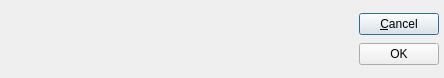
<?xml version="1.0" encoding="UTF-8"?>
<ui version="4.0">
 <comment>This file is part of the xTuple ERP: PostBooks Edition, a free and
open source Enterprise Resource Planning software suite,
Copyright (c) 1999-2019 by OpenMFG LLC, d/b/a xTuple.
It is licensed to you under the Common Public Attribution License
version 1.0, the full text of which (including xTuple-specific Exhibits)
is available at www.xtuple.com/CPAL.  By using this software, you agree
to be bound by its terms.</comment>
 <class>XClusterInputDialog</class>
 <widget class="QDialog" name="XClusterInputDialog">
  <property name="geometry">
   <rect>
    <x>0</x>
    <y>0</y>
    <width>444</width>
    <height>78</height>
   </rect>
  </property>
  <layout class="QVBoxLayout">
   <property name="spacing">
    <number>0</number>
   </property>
   <property name="leftMargin">
    <number>5</number>
   </property>
   <property name="topMargin">
    <number>5</number>
   </property>
   <property name="rightMargin">
    <number>5</number>
   </property>
   <property name="bottomMargin">
    <number>5</number>
   </property>
   <item>
    <layout class="QHBoxLayout">
     <property name="spacing">
      <number>7</number>
     </property>
     <property name="leftMargin">
      <number>0</number>
     </property>
     <property name="topMargin">
      <number>0</number>
     </property>
     <property name="rightMargin">
      <number>0</number>
     </property>
     <property name="bottomMargin">
      <number>0</number>
     </property>
     <item>
      <spacer>
       <property name="orientation">
        <enum>Qt::Horizontal</enum>
       </property>
       <property name="sizeHint" stdset="0">
        <size>
         <width>40</width>
         <height>20</height>
        </size>
       </property>
      </spacer>
     </item>
     <item>
      <layout class="QVBoxLayout">
       <property name="spacing">
        <number>0</number>
       </property>
       <property name="leftMargin">
        <number>0</number>
       </property>
       <property name="topMargin">
        <number>0</number>
       </property>
       <property name="rightMargin">
        <number>0</number>
       </property>
       <property name="bottomMargin">
        <number>0</number>
       </property>
       <item>
        <widget class="QPushButton" name="_close">
         <property name="focusPolicy">
          <enum>Qt::StrongFocus</enum>
         </property>
         <property name="text">
          <string>&amp;Cancel</string>
         </property>
        </widget>
       </item>
       <item>
        <widget class="QPushButton" name="_ok">
         <property name="focusPolicy">
          <enum>Qt::StrongFocus</enum>
         </property>
         <property name="text">
          <string>OK</string>
         </property>
        </widget>
       </item>
       <item>
        <spacer>
         <property name="orientation">
          <enum>Qt::Vertical</enum>
         </property>
         <property name="sizeType">
          <enum>QSizePolicy::Preferred</enum>
         </property>
         <property name="sizeHint" stdset="0">
          <size>
           <width>10</width>
           <height>0</height>
          </size>
         </property>
        </spacer>
       </item>
      </layout>
     </item>
    </layout>
   </item>
  </layout>
 </widget>
 <layoutdefault spacing="6" margin="11"/>
 <tabstops>
  <tabstop>_ok</tabstop>
  <tabstop>_close</tabstop>
 </tabstops>
 <resources/>
 <connections>
  <connection>
   <sender>_close</sender>
   <signal>clicked()</signal>
   <receiver>XClusterInputDialog</receiver>
   <slot>reject()</slot>
   <hints>
    <hint type="sourcelabel">
     <x>20</x>
     <y>20</y>
    </hint>
    <hint type="destinationlabel">
     <x>20</x>
     <y>20</y>
    </hint>
   </hints>
  </connection>
  <connection>
   <sender>_ok</sender>
   <signal>clicked()</signal>
   <receiver>XClusterInputDialog</receiver>
   <slot>accept()</slot>
   <hints>
    <hint type="sourcelabel">
     <x>481</x>
     <y>148</y>
    </hint>
    <hint type="destinationlabel">
     <x>264</x>
     <y>133</y>
    </hint>
   </hints>
  </connection>
 </connections>
</ui>
